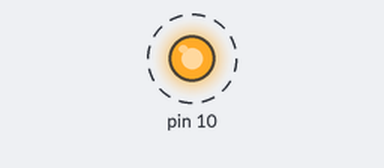
Simulated run of this sketch. Board: Arduino Uno, built with avr-gcc and run on an emulated ATmega328P. Parts: output pins drawn as LEDs (lit = HIGH). Dashed ring = blinking.

Above: at 0.2 s.
Timing chart, 0 to 3.0 s (numbered marks = the images above):
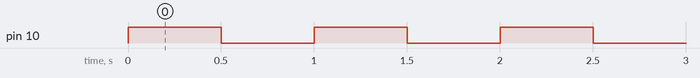

Measured:
- by itself, pin 10: alternates HIGH for 0.50 s and LOW for 0.50 s

The sketch:

Arduino.ino
```cpp
void setup() {
  // put your setup code here, to run once:
pinMode( 10, OUTPUT);
}

void loop() {
  // put your main code here, to run repeatedly:
digitalWrite( 10, HIGH);
delay( 500);

digitalWrite( 10, LOW);
delay( 500);


}
```
